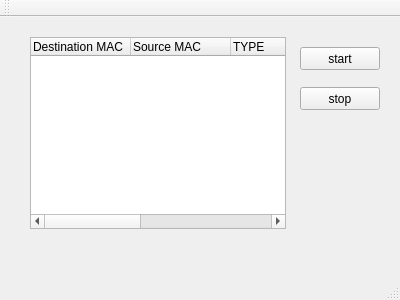
<?xml version="1.0" encoding="UTF-8"?>
<ui version="4.0">
 <class>MainWindow</class>
 <widget class="QMainWindow" name="MainWindow">
  <property name="geometry">
   <rect>
    <x>0</x>
    <y>0</y>
    <width>400</width>
    <height>300</height>
   </rect>
  </property>
  <property name="windowTitle">
   <string>MainWindow</string>
  </property>
  <widget class="QWidget" name="centralWidget">
   <widget class="QTreeWidget" name="treeWidget">
    <property name="geometry">
     <rect>
      <x>30</x>
      <y>20</y>
      <width>256</width>
      <height>192</height>
     </rect>
    </property>
    <column>
     <property name="text">
      <string>Destination MAC</string>
     </property>
    </column>
    <column>
     <property name="text">
      <string>Source MAC</string>
     </property>
    </column>
    <column>
     <property name="text">
      <string>TYPE</string>
     </property>
    </column>
    <column>
     <property name="text">
      <string>Destination IP</string>
     </property>
    </column>
    <column>
     <property name="text">
      <string>Source IP</string>
     </property>
    </column>
    <column>
     <property name="text">
      <string>PROTOCOL</string>
     </property>
    </column>
   </widget>
   <widget class="QPushButton" name="pb_start">
    <property name="geometry">
     <rect>
      <x>300</x>
      <y>30</y>
      <width>80</width>
      <height>23</height>
     </rect>
    </property>
    <property name="text">
     <string>start</string>
    </property>
   </widget>
   <widget class="QPushButton" name="pb_stop">
    <property name="geometry">
     <rect>
      <x>300</x>
      <y>70</y>
      <width>80</width>
      <height>23</height>
     </rect>
    </property>
    <property name="text">
     <string>stop</string>
    </property>
   </widget>
  </widget>
  <widget class="QMenuBar" name="menuBar">
   <property name="geometry">
    <rect>
     <x>0</x>
     <y>0</y>
     <width>400</width>
     <height>20</height>
    </rect>
   </property>
  </widget>
  <widget class="QToolBar" name="mainToolBar">
   <attribute name="toolBarArea">
    <enum>TopToolBarArea</enum>
   </attribute>
   <attribute name="toolBarBreak">
    <bool>false</bool>
   </attribute>
  </widget>
  <widget class="QStatusBar" name="statusBar"/>
 </widget>
 <layoutdefault spacing="6" margin="11"/>
 <resources/>
 <connections/>
</ui>
